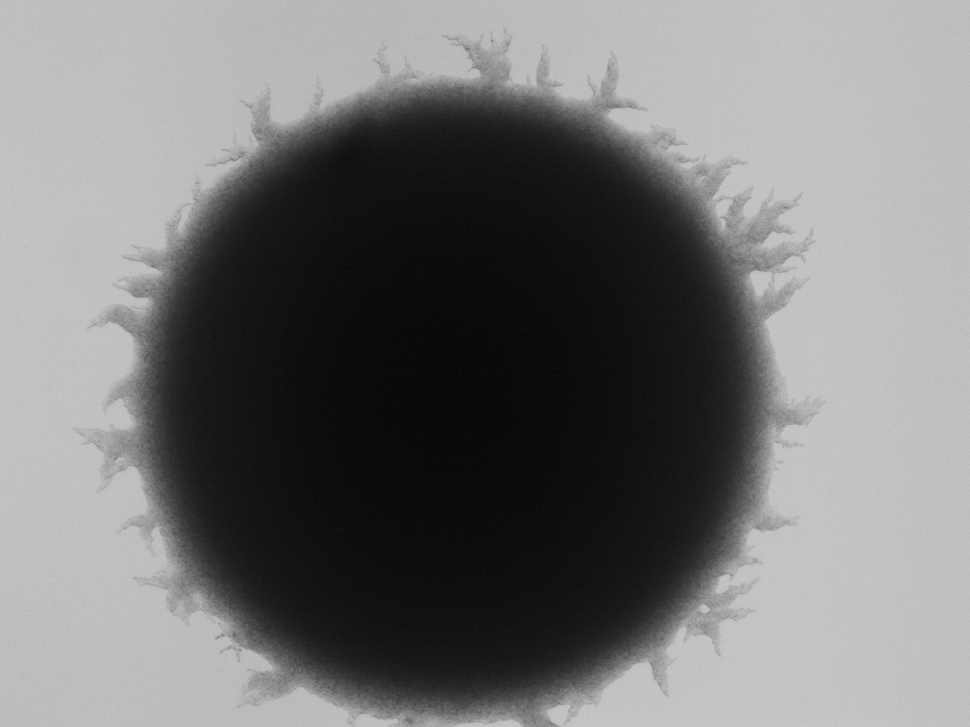
%> input picture Data/Original/AWRI 796 500um/796 500um_Pre stitched images/S02_t06b.tif, 970 x 727 px, shrunk from 1600 x 1200 before the run
$ octave --eval "result = get_radii_rmean(imread('../Data/Original/AWRI 796 500um/796 500um_Pre stitched images/S02_t06b.tif'));"   (GNU Octave 9; MATLAB toolbox functions it lacks are replaced by stand-ins)
%> lines starting %> are read from the running program, lines starting %| are printed output that depends on the picture
% this function find the minimum radius of a given binary colony.
%
% Kai Li
% 26 June 2023

function [x0, y0, rmin, rmax, rmean] = get_radii_rmean(I)

    % remove any particles that may cause errors in finding the center
    CC = bwconncomp(I);
%> CC = 1 connected component
    numPixels = cellfun(@numel,CC.PixelIdxList);
%> numPixels = 705190
    [~,idx] = max(numPixels);
%> idx = 1
    J = zeros(size(I,1),size(I,2));
    J(CC.PixelIdxList{idx}) = 1;
%> J: size 727x970 double; every value is 1

    I = J;

    measurements = regionprops(I, 'Centroid');
%> measurements = 1 region; Centroid: [485.5 364]

    Image_centre = measurements.Centroid;
%> Image_centre = [485.5 364]

    dist = bwdist(I);
%> dist: size 727x970 single; every value is 0

    % calculate maximum radius
    [y_max,x_max]=find(dist==0);
%> y_max = 705190 values from 1 to 727; x_max = 705190 values from 1 to 970

    xc_max = x_max-Image_centre(1);
    yc_max = y_max-Image_centre(2);

    E_dist_max = sqrt(xc_max.^2+yc_max.^2);

    rmax = max(E_dist_max);
%> rmax = 605.4

    % calculate minimum radius
    [y_min,x_min]=find(dist~=0);
%> y_min = []; x_min = []
    xc_min = x_min-Image_centre(1);
%> xc_min = []
    yc_min = y_min-Image_centre(2);
%> yc_min = []

    E_dist_min = sqrt(xc_min.^2+yc_min.^2);
%> E_dist_min = []
    rmin = min(E_dist_min);
%> rmin = []

    % calculate mean field density

    x0 = Image_centre(1);
%> x0 = 485.5
    y0 = Image_centre(2);
%> y0 = 364

    pI= bwperim(I);
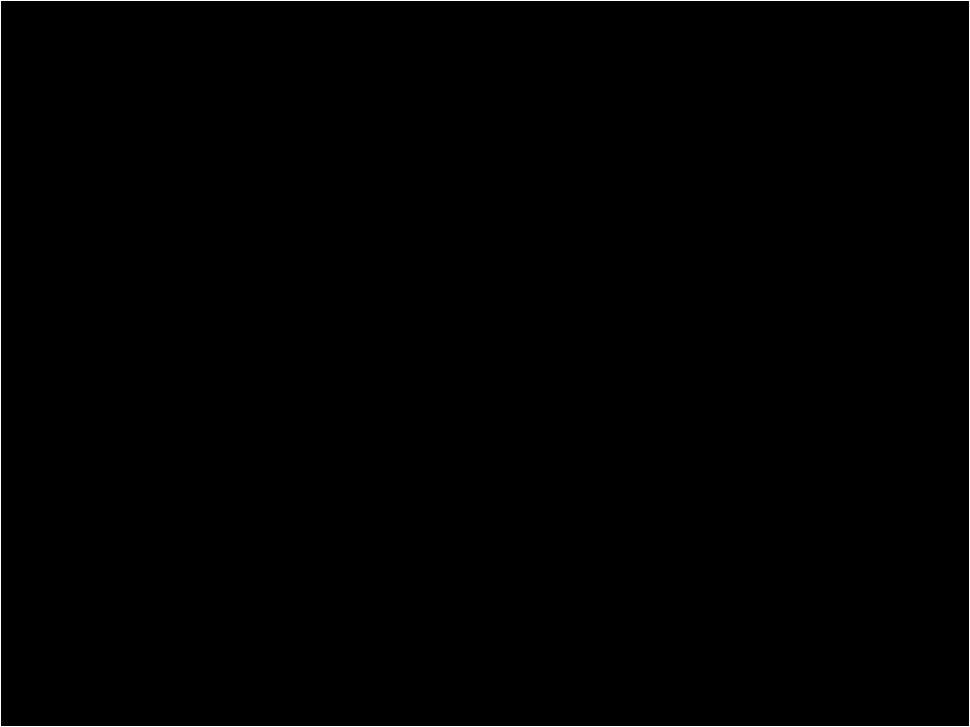
%> pI: size 727x970 logical; 0.48% white in thin lines or dots

    [pY,pX] = find(pI);
%> pY = 3390 values from 1 to 727; pX = 3390 values from 1 to 970

    rDist = sqrt( (pX-x0).^2 + (pY-y0).^2 );
%> rDist = 3390 values, max 605.4 at index 727, min 363 at index 1694, mean 484.1

    rmean = mean(rDist);
%> rmean = 484.1
%> `result = get_radii_rmean(imread('../Data/Original/AWRI 796 500um/796 5..`: result = 485.5

end
